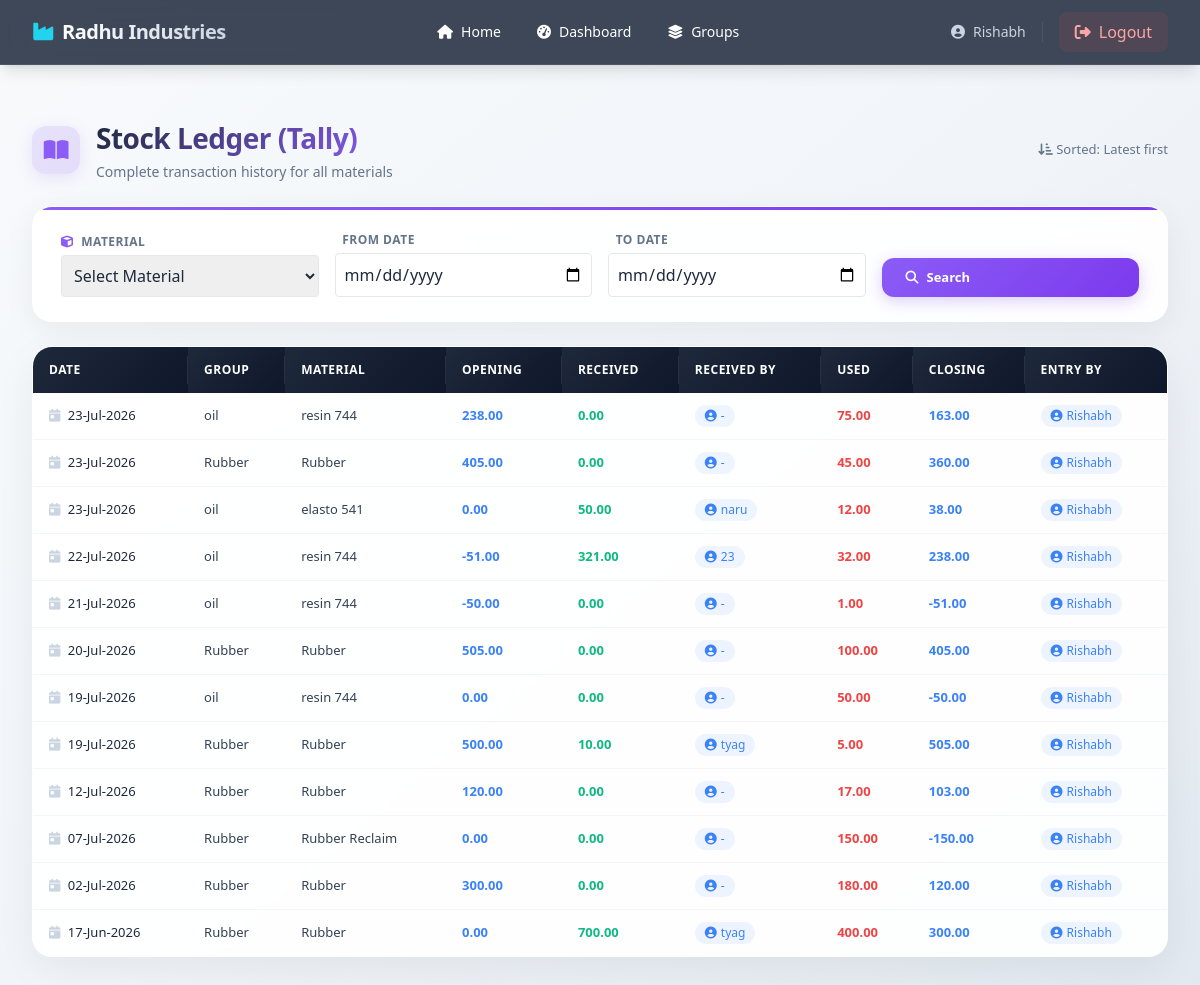
Page /raw-materials/tally/ (signed in) on the committed database.
### rawmaterials/models.py (models this page shows, shortened)
class StockEntry(models.Model):
    material = models.ForeignKey(
        Material,
        on_delete=models.CASCADE,
        related_name="entries"
    )
    date = models.DateField()
    opening = models.DecimalField(
        max_digits=12,
        decimal_places=2
    )
    received_quantity = models.DecimalField(
        max_digits=12,
        decimal_places=2,
        default=0
    )
    received_by = models.CharField(
        max_length=150,
        blank=True
    )
    used_quantity = models.DecimalField(
        max_digits=12,
        decimal_places=2,
        default=0
    )
    closing = models.DecimalField(
        max_digits=12,
        decimal_places=2
    )
    created_by = models.ForeignKey(
        User,
        on_delete=models.SET_NULL,
        null=True
    )
    created_at = models.DateTimeField(auto_now_add=True)
    class Meta:
        ordering = ["-date", "-id"]
        unique_together = ("material", "date")

class Material(models.Model):
    group = models.ForeignKey(
        MaterialGroup,
        on_delete=models.CASCADE,
        related_name="materials"
    )
    name = models.CharField(max_length=150)
    unit = models.CharField(
        max_length=20,
        default="Kg"
    )
    minimum_stock = models.DecimalField(
        max_digits=12,
        decimal_places=2,
        default=0
    )
    class Meta:
        ordering = ["group", "name"]
    def __str__(self):
        return self.name

class MaterialGroup(models.Model):
    name = models.CharField(max_length=100, unique=True)
    class Meta:
        ordering = ["name"]

### rawmaterials/views.py (the view, shortened to what this page needs)
@login_required
def tally_view(request):
    form = TallyFilterForm(request.GET or None)
    entries = (
        StockEntry.objects
        .select_related(
            "material",
            "material__group",
            "created_by",
        )
        .order_by("-date", "-id")    # <-- CHANGE: "-date" instead of "date", "-id" instead of "id"
    )                                #     (Latest date first, then latest id first)
    material = None
    from_date = None
    to_date = None
    today = date.today()    # <-- NEW LINE: Get today's date for highlighting
    for entry in entries:    # <-- NEW LOOP: Iterate through all entries
        entry.is_today = (entry.date == today)    # <-- NEW: Set flag if date matches today
    context = {
        "form": form,
        "entries": entries,
        "material": material,
        "today": today,    # <-- NEW: Pass today to template
    }
    return render(
        request,
        "rawmaterials/tally.html",
        context,
    )

### rawmaterials/forms.py
class TallyFilterForm(forms.Form):
    material = forms.ModelChoiceField(
        queryset=Material.objects.select_related("group").all(),
        required=False,
        empty_label="Select Material",
        widget=forms.Select(attrs={
            "class": "w-full border rounded p-2"
        })
    )
    from_date = forms.DateField(
        required=False,
        widget=forms.DateInput(attrs={
            "type": "date",
            "class": "w-full border rounded p-2"
        })
    )
    to_date = forms.DateField(
        required=False,
        widget=forms.DateInput(attrs={
            "type": "date",
            "class": "w-full border rounded p-2"
        })
    )

### templates/rawmaterials/tally.html (shortened to what this page needs)
{% extends "base_layout.html" %}
{% load static %}
{% block nav_desktop %}
  <a href="{% url 'home' %}" class="nav-link px-4 py-2 rounded-lg flex items-center gap-2"><i class="fas fa-home"></i> Home</a>
  <a href="{% url 'raw_dashboard' %}" class="nav-link px-4 py-2 rounded-lg flex items-center gap-2"><i class="fas fa-tachometer-alt"></i> Dashboard</a>
  <a href="" class="nav-link px-4 py-2 rounded-lg flex items-center gap-2"><i class="fas fa-layer-group"></i> Groups</a>
{% endblock %}
{% block content %}
{% load static %}
<div class="ledger-container">
    <div class="page-header">
        <div class="page-header-icon">
            <i class="fas fa-book-open"></i>
        </div>
        <div>
            <h1>Stock Ledger (Tally)</h1>
            <span class="subtitle">Complete transaction history for all materials</span>
        </div>
        <div style="margin-left: auto; font-size: 13px; color: #64748b;">
            <i class="fas fa-sort-amount-down-alt"></i>
            Sorted: Latest first
        </div>
    </div>
    <div class="filter-card">
        <form method="get" class="filter-grid">
            <div class="filter-group">
                <label><i class="fas fa-cube"></i> Material</label>
                {{ form.material }}
            </div>
            <div class="filter-group">
                <label> From Date</label>
                {{ form.from_date }}
            </div>
            <div class="filter-group">
                <label> To Date</label>
                {{ form.to_date }}
            </div>
            <div class="filter-group" style="grid-column: span 1;">
                <button type="submit" class="search-btn">
                    <i class="fas fa-search"></i>
                    Search
                </button>
            </div>
        </form>
    </div>
    <div class="table-container">
        <div class="table-wrapper">
            <table class="ledger-table">
                <thead>
                    <tr>
                        <th>Date</th>
                        <th>Group</th>
                        <th>Material</th>
                        <th>Opening</th>
                        <th>Received</th>
                        <th>Received By</th>
                        <th>Used</th>
                        <th>Closing</th>
                        <th>Entry By</th>
                    </tr>
                </thead>
                <tbody>
                    {% for row in entries %}
                    <tr class="{% if row.is_today %}entry-today{% endif %}">
                        <td class="date-cell">
                            <i class="fas fa-calendar-day mr-1 text-slate-300"></i>
                            {{ row.date|date:"d-M-Y" }}
                        </td>
                        <td class="font-medium text-slate-700">{{ row.material.group.name }}</td>
                        <td class="font-medium text-slate-700">{{ row.material.name }}</td>
                        <td class="val-neutral">{{ row.opening }}</td>
                        <td class="val-positive">{{ row.received_quantity }}</td>
                        <td>
                            <span class="user-badge">
                                <i class="fas fa-user-circle"></i>
                                {{ row.received_by|default:"-" }}
                            </span>
                        </td>
                        <td class="val-negative">{{ row.used_quantity }}</td>
                        <td class="val-neutral">{{ row.closing }}</td>
                        <td>
                            <span class="user-badge">
                                <i class="fas fa-user-circle"></i>
                                {{ row.created_by|default:"-" }}
                            </span>
                        </td>
                    </tr>
                    {% endfor %}
                </tbody>
            </table>
        </div>
    </div>
</div>
{% endblock %}

### templates/base_layout.html (shortened to what this page needs)
<!DOCTYPE html>
<html lang="en">
<head>
    <script src="https://cdn.tailwindcss.com"></script>
    <link rel="stylesheet" href="https://cdnjs.cloudflare.com/ajax/libs/font-awesome/6.5.0/css/all.min.css">
</head>
<body class="bg-gradient-to-br from-slate-50 via-slate-100 to-slate-200 min-h-screen text-slate-800 font-sans">
{% if user.is_authenticated %}
<nav class="glass-nav text-white sticky top-0 z-50 shadow-lg">
    <div class="max-w-7xl mx-auto px-4 sm:px-6 lg:px-8">
        <div class="flex items-center justify-between h-16">
            <a href="{% url 'home' %}" class="flex items-center gap-2 font-bold text-xl tracking-tight">
                <i class="fas fa-industry text-cyan-400"></i>
                <span class="bg-gradient-to-r from-white to-slate-300 bg-clip-text text-transparent">Radhu Industries</span>
            </a>
            <div class="hidden md:flex items-center gap-1 text-sm font-medium">
                {% block nav_desktop %}{% endblock %}
            </div>
            <div class="flex items-center gap-4">
                <span class="hidden sm:inline text-slate-300 text-sm font-medium border-r border-slate-600 pr-4">
                    <i class="fas fa-user-circle mr-2"></i>{{ user.username }}
                </span>
                <a href="{% url 'logout' %}" class="flex items-center gap-2 px-4 py-2 rounded-lg bg-red-500/10 hover:bg-red-500/20 text-red-300 hover:text-red-200 transition-all">
                    <i class="fas fa-sign-out-alt"></i>
                    <span class="hidden sm:inline">Logout</span>
                </a>
            </div>
        </div>
    </div>
</nav>
{% endif %}
<main class="max-w-7xl mx-auto px-4 sm:px-6 lg:px-8 py-8">
    {% block content %}{% endblock %}
</main>
</body>
</html>

### templates/base_layout.html (style rules this page uses)
.glass-nav { background: rgba(30, 41, 59, 0.85); backdrop-filter: blur(10px); -webkit-backdrop-filter: blur(10px); border-bottom: 1px solid rgba(255,255,255,0.08); }
.nav-link { transition: all 0.2s ease; }

### templates/rawmaterials/tally.html (style rules this page uses)
.ledger-container { padding: 20px 0; }
.page-header { display: flex; align-items: center; gap: 16px; margin-bottom: 24px; flex-wrap: wrap; }
.page-header-icon { width: 48px; height: 48px; background: linear-gradient(135deg, rgba(139, 92, 246, 0.15), rgba(124, 58, 237, 0.15)); border-radius: 14px; display: flex; align-items: center; justify-content: center; font-size: 22px; color: #8b5cf6; box-shadow: 0 4px 16px rgba(139, 92, 246, 0.15); }
.page-header h1 { font-size: 28px; font-weight: 800; background: linear-gradient(135deg, #1e293b, #8b5cf6); -webkit-background-clip: text; -webkit-text-fill-color: transparent; background-clip: text; letter-spacing: -0.5px; }
.page-header .subtitle { font-size: 14px; color: #64748b; font-weight: 400; display: block; margin-top: 2px; }
.filter-card { background: rgba(255, 255, 255, 0.92); backdrop-filter: blur(12px); border: 1px solid rgba(255, 255, 255, 0.3); border-radius: 20px; padding: 24px 28px; box-shadow: 0 8px 32px rgba(0, 0, 0, 0.06); transition: all 0.3s ease; margin-bottom: 24px; position: relative; overflow: hidden; }
.filter-card::before { content: ''; position: absolute; top: 0; left: 0; right: 0; height: 3px; background: linear-gradient(90deg, #8b5cf6, #7c3aed, #8b5cf6); background-size: 200% 100%; animation: gradientSlide 3s ease-in-out infinite; }
.filter-grid { display: grid; grid-template-columns: repeat(auto-fit, minmax(180px, 1fr)); gap: 16px; align-items: end; }
.filter-group label { display: block; font-size: 12px; font-weight: 600; color: #64748b; text-transform: uppercase; letter-spacing: 0.5px; margin-bottom: 4px; }
.filter-group label i { margin-right: 4px; color: #8b5cf6; }
.search-btn { display: inline-flex; align-items: center; gap: 8px; padding: 10px 24px; background: linear-gradient(135deg, #8b5cf6, #7c3aed); border: none; border-radius: 12px; color: white; font-weight: 600; font-size: 13px; transition: all 0.3s ease; box-shadow: 0 4px 16px rgba(139, 92, 246, 0.3); cursor: pointer; width: 100%; }
.table-container { background: rgba(255, 255, 255, 0.92); backdrop-filter: blur(8px); border: 1px solid rgba(255, 255, 255, 0.3); border-radius: 20px; overflow: hidden; box-shadow: 0 12px 40px rgba(0, 0, 0, 0.06); transition: all 0.3s ease; }
.table-wrapper { overflow-x: auto; -webkit-overflow-scrolling: touch; }
.ledger-table { width: 100%; min-width: 800px; border-collapse: separate; border-spacing: 0; }
.ledger-table thead th { padding: 14px 16px; text-align: left; font-size: 12px; font-weight: 600; text-transform: uppercase; letter-spacing: 0.5px; color: white; background: linear-gradient(135deg, #1e293b, #0f172a); position: sticky; top: 0; z-index: 10; white-space: nowrap; }
.ledger-table thead th:not(:last-child)::after { content: ''; position: absolute; right: 0; top: 20%; height: 60%; width: 1px; background: rgba(255, 255, 255, 0.1); }
.ledger-table tbody td { padding: 12px 16px; font-size: 13px; border-bottom: 1px solid rgba(226, 232, 240, 0.4); transition: all 0.2s ease; white-space: nowrap; }
.ledger-table tbody tr { transition: all 0.2s ease; cursor: default; }
.ledger-table tbody tr:last-child td { border-bottom: none; }
.val-positive { color: #10b981; font-weight: 600; }
.val-negative { color: #ef4444; font-weight: 600; }
.val-neutral { color: #3b82f6; font-weight: 600; }
.user-badge { display: inline-flex; align-items: center; gap: 4px; padding: 2px 10px; border-radius: 12px; background: rgba(59, 130, 246, 0.08); color: #3b82f6; font-size: 12px; }

### rows in the picture
StockEntry: date "23-Jul-2026", material.group.name "oil", material.name "resin 744", opening "238.00", received_quantity "0.00", received_by "-", used_quantity "75.00", closing "163.00", created_by "Rishabh"
StockEntry: date "23-Jul-2026", material.group.name "Rubber", material.name "Rubber", opening "405.00", received_quantity "0.00", received_by "-", used_quantity "45.00", closing "360.00", created_by "Rishabh"
StockEntry: date "23-Jul-2026", material.group.name "oil", material.name "elasto 541", opening "0.00", received_quantity "50.00", received_by "naru", used_quantity "12.00", closing "38.00", created_by "Rishabh"
StockEntry: date "22-Jul-2026", material.group.name "oil", material.name "resin 744", opening "-51.00", received_quantity "321.00", received_by "23", used_quantity "32.00", closing "238.00", created_by "Rishabh"
StockEntry: date "21-Jul-2026", material.group.name "oil", material.name "resin 744", opening "-50.00", received_quantity "0.00", received_by "-", used_quantity "1.00", closing "-51.00", created_by "Rishabh"
StockEntry: date "20-Jul-2026", material.group.name "Rubber", material.name "Rubber", opening "505.00", received_quantity "0.00", received_by "-", used_quantity "100.00", closing "405.00", created_by "Rishabh"
StockEntry: date "19-Jul-2026", material.group.name "oil", material.name "resin 744", opening "0.00", received_quantity "0.00", received_by "-", used_quantity "50.00", closing "-50.00", created_by "Rishabh"
StockEntry: date "19-Jul-2026", material.group.name "Rubber", material.name "Rubber", opening "500.00", received_quantity "10.00", received_by "tyag", used_quantity "5.00", closing "505.00", created_by "Rishabh"
StockEntry: date "12-Jul-2026", material.group.name "Rubber", material.name "Rubber", opening "120.00", received_quantity "0.00", received_by "-", used_quantity "17.00", closing "103.00", created_by "Rishabh"
StockEntry: date "07-Jul-2026", material.group.name "Rubber", material.name "Rubber Reclaim", opening "0.00", received_quantity "0.00", received_by "-", used_quantity "150.00", closing "-150.00", created_by "Rishabh"
StockEntry: date "02-Jul-2026", material.group.name "Rubber", material.name "Rubber", opening "300.00", received_quantity "0.00", received_by "-", used_quantity "180.00", closing "120.00", created_by "Rishabh"
StockEntry: date "17-Jun-2026", material.group.name "Rubber", material.name "Rubber", opening "0.00", received_quantity "700.00", received_by "tyag", used_quantity "400.00", closing "300.00", created_by "Rishabh"

### other values in the picture
{{ user.username }} "Rishabh"
